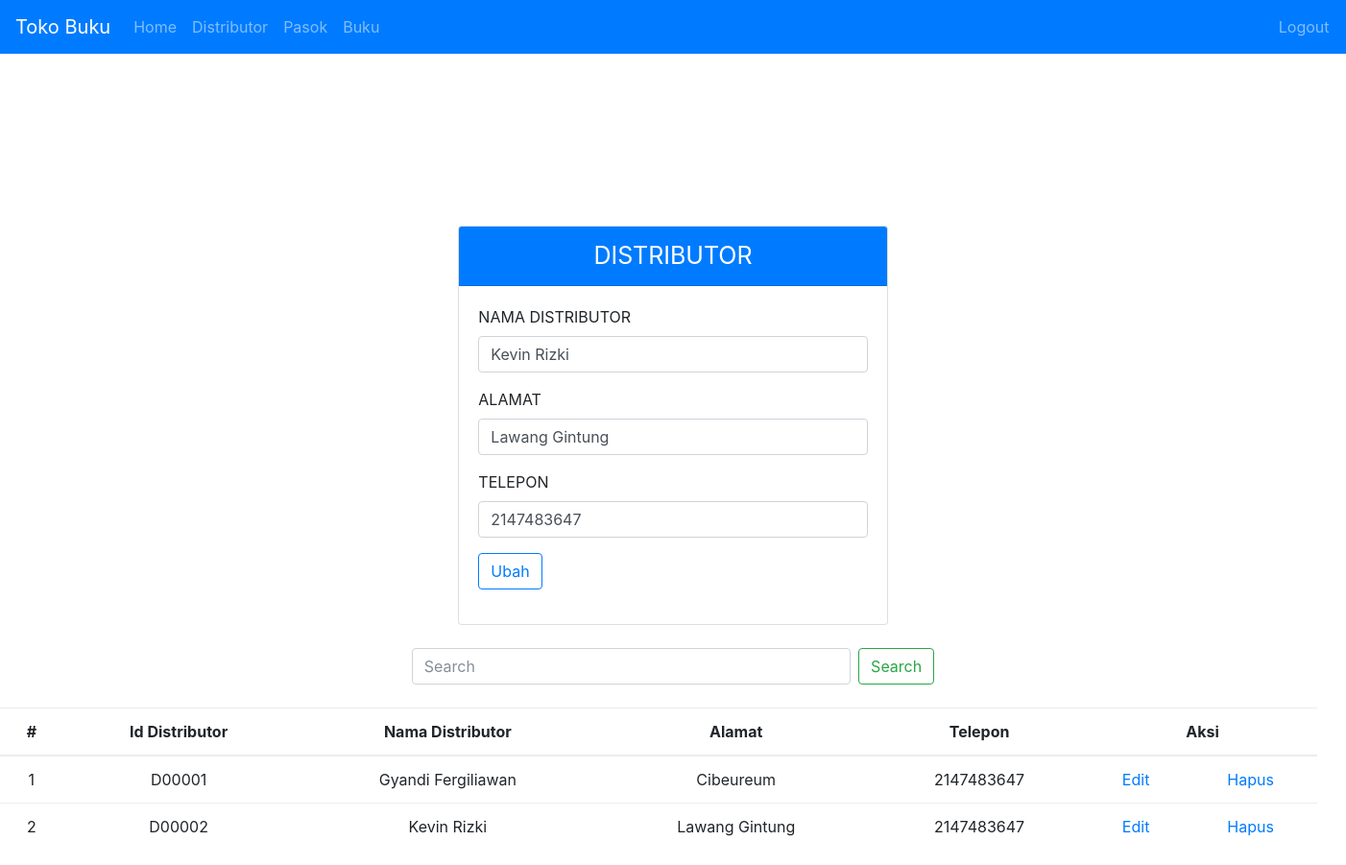
The app's page /admin/menu.php?menu=distributor&edit&id=D00002 (signed in) with its own data.
### tables this page shows
CREATE TABLE IF NOT EXISTS `distributor` (
  `id_distributor` varchar(20) NOT NULL,
  `nama_distributor` varchar(100) NOT NULL,
  `alamat` varchar(225) NOT NULL,
  `telepon` int(11) NOT NULL
);

### lib/library.php (called while the page is built, shortened)
<?php
	class lib{
		function __construct() {
			$this->koneksi = mysqli_connect('localhost', 'root', '','db_toko_buku');
		}
		function tampil($table, $id) {
			$sql = "SELECT * FROM $table ORDER BY $id ASC";
			$tampil = mysqli_query($this->koneksi,$sql);
			while ($data = mysqli_fetch_array($tampil))
				$isi[] = $data;
			return $isi;
		}
		function edit($table, $where){
			$sql = "SELECT * FROM $table WHERE $where";
			$jalan = mysqli_fetch_array(mysqli_query($this->koneksi,$sql));
			return $jalan;
		}
	}
 ?>

### admin/distributor.php (the view, shortened to what this page needs)
<?php
	$table = 'distributor';
	$where = "id_distributor = '$_GET[id]'";
	$wheree = "id_distributor LIKE '%$_POST[text_cari]%' OR nama_distributor LIKE '%$_POST[text_cari]%' OR alamat LIKE '%$_POST[text_cari]%' OR telepon LIKE '%$_POST[text_cari]%'";
	$id = "id_distributor";
	if (isset($_GET['edit'])) {
		@$edit = $perintah->edit($table, $where);
	}
 ?>
<!DOCTYPE html>
<html lang="en">
<head>
	<link rel="stylesheet" href="css/bootstrap.min.css">
</head>
<body>
	<form method="post">
		<div class="row justify-content-md-center text-uppercase">
		<div class="col-md-4 align-items-center">
			<div class="card" style="margin-top: 40%;">
				<div class="card-header badge-primary">
					<i></i><center style="font-size: 25px">DISTRIBUTOR</center>
				</div>
				<div class="card-body">
					<div class="form-group">
						<label>Nama Distributor</label>
						<input type="text" class="form-control" name="nama_distributor" value="<?php echo $edit['nama_distributor'] ?>" required>
					</div>
					<div class="form-group">
						<label>Alamat</label>
						<input type="text" class="form-control" name="alamat" value="<?php echo $edit['alamat'] ?>" required>
					</div>
					<div class="form-group">
						<label>Telepon</label>
						<input type="number" class="form-control" name="telepon" value="<?php echo $edit['telepon'] ?>" required>
					</div>
					<div class="form-group">
						<?php
							if ($_GET['id'] == "") {
						 ?>
						<button class="btn btn-outline-primary" name="simpan">Simpan</button>
						<?php
							} else {
						 ?>
						 <button class="btn btn-outline-primary" name="ubah">Ubah</button>
						 <?php } ?>
					</div>
					</div>
				</div>
			</div>
		</div>
	</form>
	<br />
	<form method="post">
	<div class="form-inline col-md-12 justify-content-center">
		<input class="form-control col-md-4 mr-sm-2" type="search" placeholder="Search" name="text_cari" aria-label="Search">
     	<button class="btn btn-outline-success my-2 my-sm-0" name="cari" type="submit">Search</button>
	</div>
	</form>
	<br />
	<div class="row col-md-12" align="center">
		<table  class="table table-hover">
			<thead>
				<tr>
					<th scope="col" class="text-center">#</th>
					<th scope="col" class="text-center">Id Distributor</th>
					<th scope="col" class="text-center">Nama Distributor</th>
					<th scope="col" class="text-center">Alamat</th>
					<th scope="col" class="text-center">Telepon</th>
					<th scope="col" colspan="2" class="text-center">Aksi</th>
				</tr>
			</thead>
			<tbody>
				<?php
					$no = 0;
					if(isset($_POST['cari'])) {
					$data = $perintah->cari($table, $wheree);
					}else{
					$data = $perintah->tampil($table, $id);
					}
					if ($data == "") {
						echo "<tr><td align='center' colspan='5'>Tidak ada data</td></tr>";
					} else {
						foreach ($data as $isi) {
							$no++
				 ?>
				<tr>
					<td class="text-center"><?php echo $no; ?></td>
					<td class="text-center"><?php echo $isi[0] ?></td>
					<td class="text-center"><?php echo $isi[1] ?></td>
					<td class="text-center"><?php echo $isi[2] ?></td>
					<td class="text-center"><?php echo $isi[3] ?></td>
					<td class="text-center"><a href="?menu=distributor&edit&id=<?php echo $isi['id_distributor'] ?>">Edit</a></td>
					<td class="text-center"><a href="?menu=distributor&hapus&id=<?php echo $isi['id_distributor'] ?>">Hapus</a></td>
				</tr>
				<?php
					}
				}
				 ?>
			</tbody>
		</table>
	</div>
</body>
</html>

### records on screen
distributor: nama_distributor "Kevin Rizki", alamat "Lawang Gintung", telepon "2147483647", id_distributor "D00002"
distributor: id_distributor "D00001", nama_distributor "Gyandi Fergiliawan", alamat "Cibeureum", telepon "2147483647"
